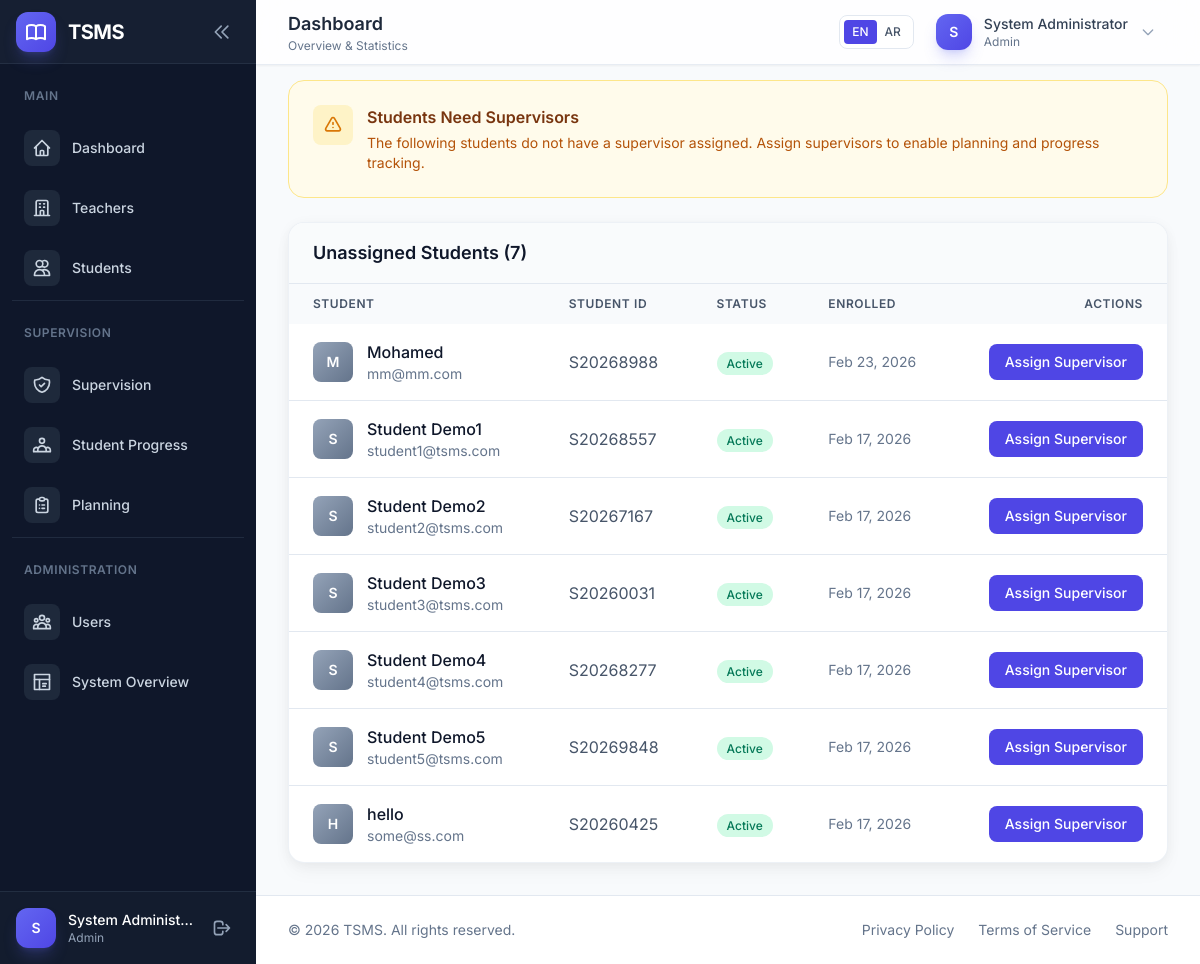
/supervisor/unassigned (signed in), run on an earlier commit of the app's database.
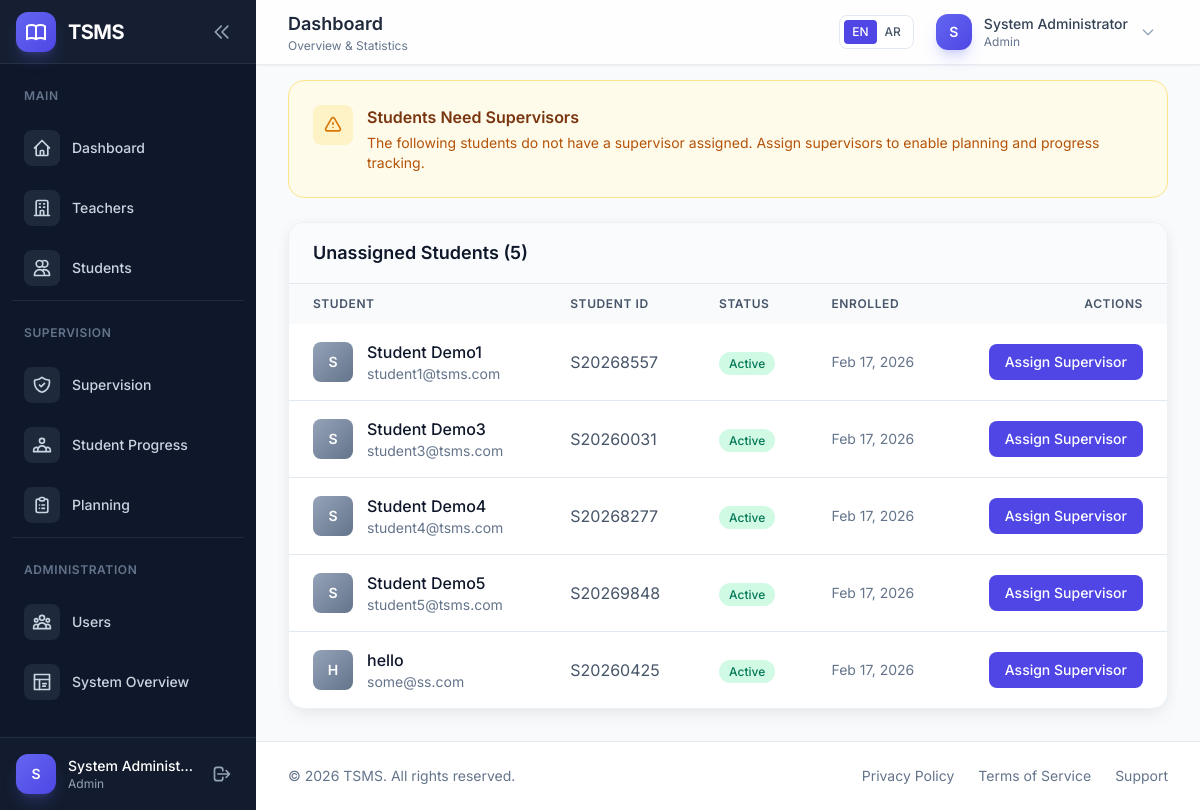
And on a later commit of the database.
### app/models/student.py (models this page shows, shortened)
class Student(db.Model):
    __tablename__ = 'students'
    id = db.Column(db.Integer, primary_key=True)
    student_id = db.Column(db.String(20), unique=True, index=True)
    name = db.Column(db.String(128), nullable=False)
    email = db.Column(db.String(120), unique=True, nullable=False, index=True)
    phone = db.Column(db.String(20))
    date_of_birth = db.Column(db.Date)
    gender = db.Column(db.String(10))
    address = db.Column(db.Text)
    grade_level = db.Column(db.String(20))
    enrollment_date = db.Column(db.Date, default=datetime.utcnow)
    status = db.Column(
        db.Enum(StudentStatus),
        nullable=False,
        default=StudentStatus.ACTIVE,
        index=True
    )
    assigned_teacher_id = db.Column(
        db.Integer,
        db.ForeignKey('teachers.id', ondelete='SET NULL'),
        nullable=True,
        index=True
    )
    supervisor_id = db.Column(
        db.Integer,
        db.ForeignKey('users.id', ondelete='SET NULL'),
        nullable=True,
        index=True
    )
    guardian_name = db.Column(db.String(128))
    guardian_phone = db.Column(db.String(20))
    guardian_email = db.Column(db.String(120))
    guardian_relationship = db.Column(db.String(50))
    notes = db.Column(db.Text)
    created_at = db.Column(db.DateTime, default=datetime.utcnow, index=True)
    updated_at = db.Column(db.DateTime, default=datetime.utcnow, onupdate=datetime.utcnow)
    supervisor = db.relationship('User', foreign_keys=[supervisor_id], backref='supervised_students')

### app/blueprints/supervisor/routes.py (the view)
@supervisor_bp.route('/unassigned')
@login_required
@supervisor_required
def unassigned_students():
    if not current_user.is_admin():
        flash(_('Only administrators can access this page.'), 'error')
        abort(403)
    page = request.args.get('page', 1, type=int)
    students = Student.query.filter(
        Student.supervisor_id.is_(None),
        Student.status == StudentStatus.ACTIVE
    ).order_by(Student.name).paginate(
        page=page, per_page=20, error_out=False
    )
    return render_template('supervisor/unassigned.html', students=students)

### app/__init__.py (called while the page is built)
def _select_locale():
    lang = request.args.get('lang', type=str)
    if lang in SUPPORTED_LANGUAGES:
        session['language'] = lang
        return lang
    session_lang = session.get('language')
    if session_lang in SUPPORTED_LANGUAGES:
        return session_lang
    return request.accept_languages.best_match(SUPPORTED_LANGUAGES) or 'en'

def _init_extensions(app):
    from app.extensions import db, migrate, login_manager, csrf, babel
    db.init_app(app)
    migrate.init_app(app, db)
    login_manager.init_app(app)
    csrf.init_app(app)
    babel.init_app(app, locale_selector=_select_locale)
    from app.models import User
    @login_manager.user_loader
    def load_user(user_id):
        return User.query.get(int(user_id))

### app/blueprints/auth/routes.py (called while the page is built)
@auth_bp.before_app_request
def before_request():
    if current_user.is_authenticated:
        if current_user.status != UserStatus.ACTIVE:
            logout_user()
            flash(_('Your account is no longer active.'), 'warning')
            return redirect(url_for('auth.login'))

### app/models/user.py (called while the page is built)
    def is_admin(self):
        return self.role == UserRole.ADMIN

    def is_supervisor(self):
        return self.role == UserRole.SUPERVISOR

### app/templates/supervisor/unassigned.html (shortened to what the changed rows need)
{% extends "layouts/dashboard.html" %}
{% block content %}
<div class="page-stack management-page">
    <div class="bg-white rounded-2xl shadow-soft border border-slate-200/60 overflow-hidden">
        <div class="px-6 py-4 bg-slate-50/80 border-b border-slate-200">
            <h3 class="text-lg font-semibold text-slate-900">{{ _('Unassigned Students') }} ({{ students.total }})</h3>
        </div>
        {% if students %}
        <div class="management-table-wrap">
            <table class="management-table w-full">
                <thead class="bg-slate-50">
                    <tr>
                        <th class="px-6 py-3 text-left text-xs font-semibold text-slate-600 uppercase tracking-wider">{{ _('Student') }}</th>
                        <th class="px-6 py-3 text-left text-xs font-semibold text-slate-600 uppercase tracking-wider">{{ _('Student ID') }}</th>
                        <th class="px-6 py-3 text-left text-xs font-semibold text-slate-600 uppercase tracking-wider">{{ _('Status') }}</th>
                        <th class="px-6 py-3 text-left text-xs font-semibold text-slate-600 uppercase tracking-wider">{{ _('Enrolled') }}</th>
                        <th class="px-6 py-3 text-right text-xs font-semibold text-slate-600 uppercase tracking-wider is-actions">{{ _('Actions') }}</th>
                    </tr>
                </thead>
                <tbody class="divide-y divide-slate-200">
                    {% for student in students %}
                    <tr class="hover:bg-slate-50/50 transition-colors">
                        <td class="px-6 py-4 whitespace-nowrap">
                            <div class="management-entity">
                                <div class="w-10 h-10 bg-gradient-to-br from-slate-400 to-slate-500 rounded-lg flex items-center justify-center">
                                    <span class="text-white font-semibold text-sm">{{ student.name[0]|upper }}</span>
                                </div>
                                <div class="management-entity__meta">
                                    <p class="font-medium text-slate-900">{{ student.name }}</p>
                                    <p class="text-sm text-slate-500">{{ student.email or _('No email') }}</p>
                                </div>
                            </div>
                        </td>
                        <td class="px-6 py-4 whitespace-nowrap">
                            <span class="text-slate-600">{{ student.student_id }}</span>
                        </td>
                        <td class="px-6 py-4 whitespace-nowrap">
                            <span class="px-2.5 py-1 rounded-full text-xs font-medium
                                {% if student.status.value == 'active' %}bg-emerald-100 text-emerald-700
                                {% elif student.status.value == 'graduated' %}bg-blue-100 text-blue-700
                                {% else %}bg-slate-100 text-slate-700{% endif %}">
                                {{ _(student.status.value|replace('_', ' ')|title) }}
                            </span>
                        </td>
                        <td class="px-6 py-4 whitespace-nowrap text-sm text-slate-500">
                            {{ student.enrollment_date.strftime('%b %d, %Y') if student.enrollment_date else _('N/A') }}
                        </td>
                        <td class="px-6 py-4 whitespace-nowrap text-right is-actions">
                            <div class="management-actions">
                                <a href="{{ url_for('supervisor.assign_supervisor', id=student.id) }}"
                                   class="px-4 py-2 bg-primary-600 text-white text-sm rounded-lg hover:bg-primary-700 transition-colors font-medium">
                                    {{ _('Assign Supervisor') }}
                                </a>
                            </div>
                        </td>
                    </tr>
                    {% endfor %}
                </tbody>
            </table>
        </div>
        {% endif %}
    </div>
</div>
{% endblock %}

What changed in the data, as far as the page shows it:
no longer on this page (row edited): Student: name "M", name "Mohamed", email "mm@mm.com", student_id "S20268988", enrollment_date "Feb 23, 2026"
no longer on this page (row edited): Student: name "S", name "Student Demo2", email "student2@tsms.com", student_id "S20267167", enrollment_date "Feb 17, 2026"
Also different on the page:
{{ students.total }}: "7" → "5"
